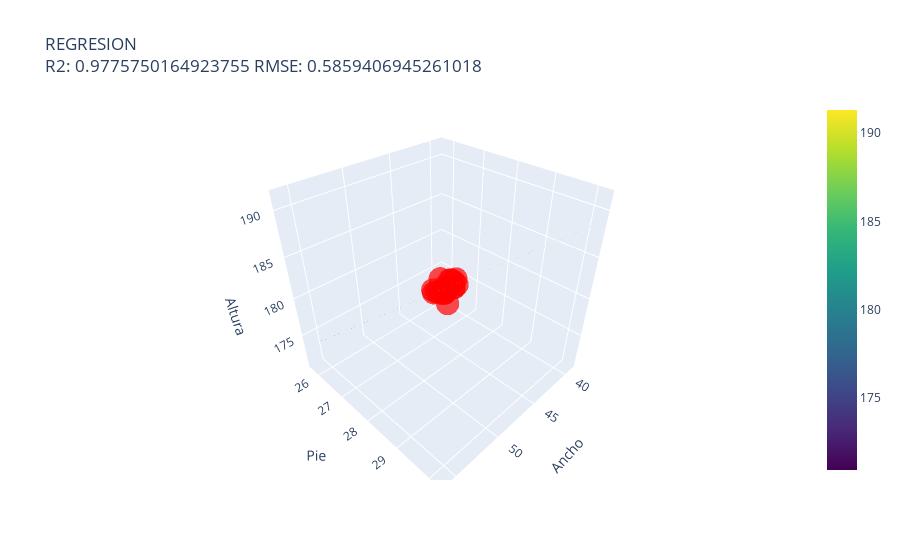

Write notebook code for a chart like this one.
### Code cell
# Definir rangos para las variables independientes
x1_range = np.linspace(min(x_train_pb[:, 0]), max(x_train_pb[:, 0]), 20)
x2_range = np.linspace(min(x_train_pb[:, 1]), max(x_train_pb[:, 1]), 20)
x1_mesh, x2_mesh = np.meshgrid(x1_range, x2_range)

# Escalar el meshgrid para predicción
x_mesh_scaled = ss_pb.transform(np.vstack((x1_mesh.ravel(), x2_mesh.ravel())).T)

# Predecir los valores con el modelo escalado
y_mesh_scaled = modelo_pb.predict(x_mesh_scaled)

# Crear scatterplot 3D de los puntos reales
scatter = go.Scatter3d(
    x=x_test_pb[:, 0], y=x_test_pb[:, 1], z=y_test_pb,
    mode='markers',
    marker=dict(size=8, color='red', opacity=0.7)
)

# Crear el plano de regresión
surface = go.Surface(
    x=x1_mesh, y=x2_mesh, z=y_mesh_scaled.reshape(x1_mesh.shape),
    colorscale='Viridis', opacity=0.5
)

# Configuración del layout
layout = go.Layout(
    title=f"REGRESION<br>R2: {r2_score(y_test_pb, pb_pred)} RMSE: {root_mean_squared_error(y_test_pb, pb_pred)}",
    scene=dict(
        xaxis_title='Ancho',
        yaxis_title='Pie',
        zaxis_title='Altura'
    )
)

# Crear la figura
fig = go.Figure(data=[scatter, surface], layout=layout)

# Mostrar la figura interactiva
fig.show()

### Figure 1 — Plotly figure (JSON) as saved in the notebook; plotly's stock layout.template omitted (floating-point values rounded to 4 significant figures; data arrays with more than 128 entries replaced by an {"elided": "..."} marker saying what was removed)
{"data": [{"marker": {"color": "red", "opacity": 0.7, "size": 8}, "mode": "markers", "type": "scatter3d", "x": [54, 42, 51, 43, 44, 52, 51, 43, 49, 50, 48, 52, 53, 50, 48, 45, 55, 49, 45, 52], "y": [29.8, 26.7, 28.9, 27.2, 27.3, 29, 28.8, 27.1, 28.7, 28.7, 28.2, 29.2, 29.2, 28.7, 28.5, 27.5, 29.9, 28.7, 27.8, 28.9], "z": [188, 175, 185, 178, 179, 186, 185, 178, 184, 184, 182, 187, 187, 184, 184, 179, 191, 184, 180, 186]}, {"colorscale": [[0, "#440154"], [0.1111, "#482878"], [0.2222, "#3e4989"], [0.3333, "#31688e"], [0.4444, "#26828e"], [0.5556, "#1f9e89"], [0.6667, "#35b779"], [0.7778, "#6ece58"], [0.8889, "#b5de2b"], [1, "#fde725"]], "opacity": 0.5, "type": "surface", "x": {"elided": "20x20 float values"}, "y": {"elided": "20x20 float values"}, "z": {"elided": "20x20 float values"}}], "layout": {"scene": {"xaxis": {"title": {"text": "Ancho"}}, "yaxis": {"title": {"text": "Pie"}}, "zaxis": {"title": {"text": "Altura"}}}, "title": {"text": "REGRESION<br>R2: 0.9775750164923755 RMSE: 0.5859406945261018"}}}
